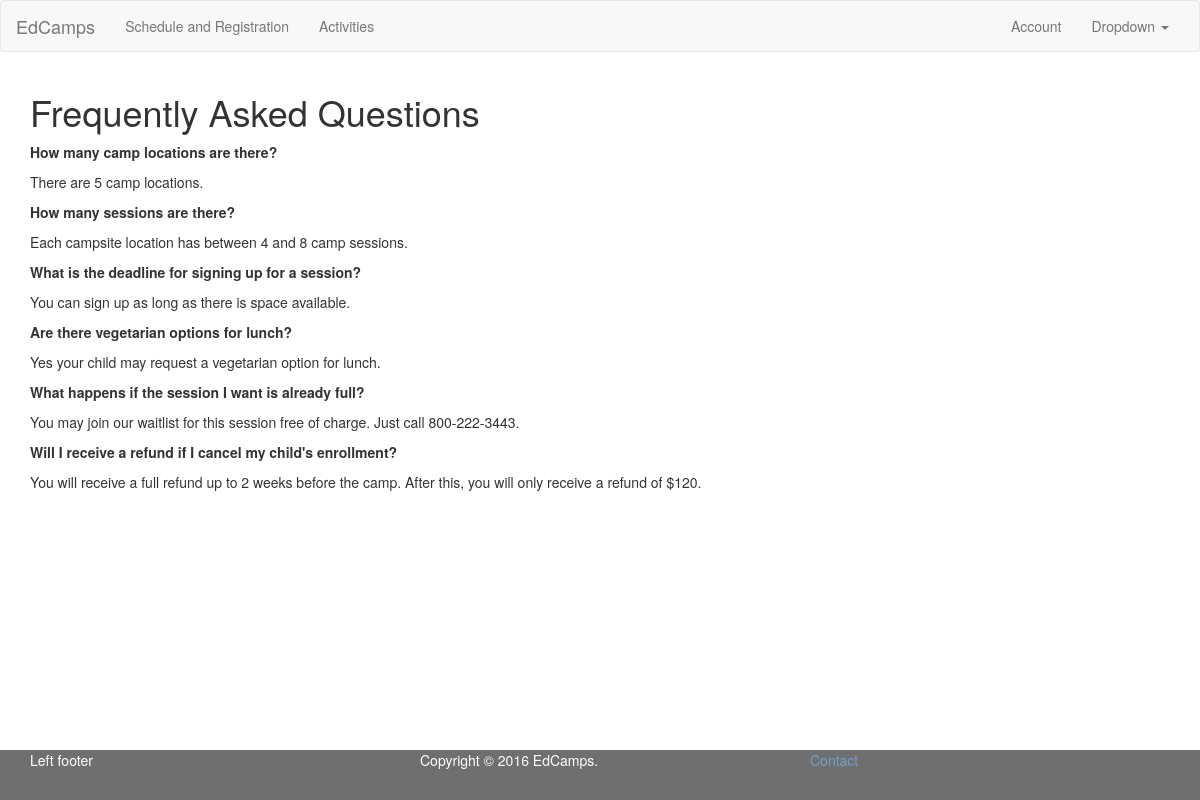
/public/faq.php, run on the app's committed database.
### tables this page shows
CREATE TABLE questions(
  id INT NOT NULL PRIMARY KEY AUTO_INCREMENT,
  question VARCHAR(160),
  answer VARCHAR(160)
);

### public/faq.php (the view, shortened to what this page needs)
<?php
require_once(TEMPLATES_PATH . "/header.php");
?>
<div class="container container-fluid">
  <h1>Frequently Asked Questions</h1>
  <?php
    $conn = get_db_conn();
    $sql = "SELECT * FROM questions";
    $result = $conn->query($sql);
    while ($row = mysqli_fetch_assoc($result)) {
      $question = $row['question'];
      $answer = $row['answer'];
      echo '<div>';
      echo '<p class="question">' . $question . '</p>';
      echo '<p class="answer">' . $answer . '</p>';
      echo '</div>';
    }
  ?>
</div>
<?php require_once(TEMPLATES_PATH . "/footer.php"); ?>

### public/styles/style.css (style rules this page uses)
body { margin-bottom: 50px; padding-bottom: 15px; }
.question { font-weight: bold; }

### data on the page
questions: question "How many camp locations are there?", answer "There are 5 camp locations."
questions: question "How many sessions are there?", answer "Each campsite location has between 4 and 8 camp sessions."
questions: question "What is the deadline for signing up for a session?", answer "You can sign up as long as there is space available."
questions: question "Are there vegetarian options for lunch?", answer "Yes your child may request a vegetarian option for lunch."
questions: question "What happens if the session I want is already full?", answer "You may join our waitlist for this session free of charge. Just call 800-222-3443."
questions: question "Will I receive a refund if I cancel my child's enrollment?", answer "You will receive a full refund up to 2 weeks before the camp. After this, you will only receive a refund of $120."
